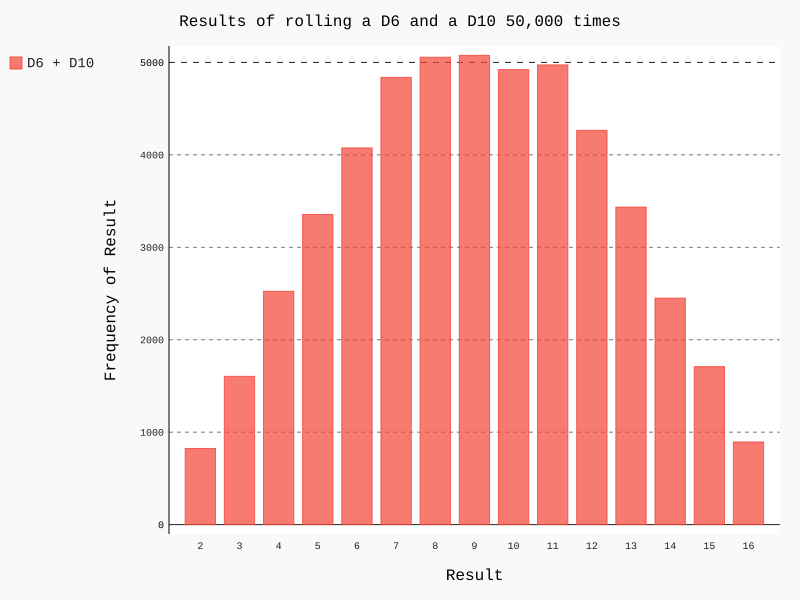

Reproduce this figure in Python.
# coding: utf-8

import pygal
from dice import Dice

# 创建两个D6骰子
dice_1 = Dice()
dice_2 = Dice(10)

# 扔几次骰子，并将结果存储在一个列表中
results = []
for roll_num in range(50000):
    result = dice_1.roll() + dice_2.roll()
    results.append(result)

# 分析结果
frequencies = []
max_result = dice_1.num_sides + dice_2.num_sides
for value in range(2, max_result+1):
    frequency = results.count(value)
    frequencies.append(frequency)

# 对结果进行可视化(绘制直方图)
hist = pygal.Bar()

hist.title = "Results of rolling a D6 and a D10 50,000 times"
hist.x_labels = ['2', '3', '4', '5', '6', '7', '8', '9', '10', '11', '12',
                '13', '14', '15', '16']
hist.x_title = "Result"
hist.y_title = "Frequency of Result"

hist.add('D6 + D10', frequencies) # 标签、数值
# 保存为svg格式文件，方便浏览器打开
file_name = 'project2_data_visualization\\chapter15\\'
file_name += 'throw_dice_simulation\\different_dices_visual.svg'
hist.render_to_file(file_name)
